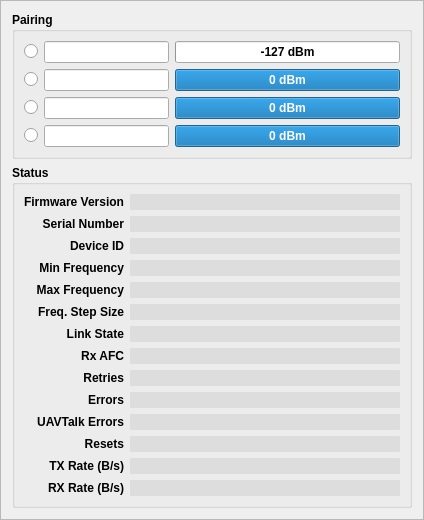
       <widget class="QFrame" name="frame_2">
        <property name="frameShape">
         <enum>QFrame::StyledPanel</enum>
        </property>
        <property name="frameShadow">
         <enum>QFrame::Raised</enum>
        </property>
        <layout class="QVBoxLayout" name="verticalLayout_2">
         <item>
          <widget class="QGroupBox" name="groupBox_2">
           <property name="font">
            <font>
             <weight>75</weight>
             <bold>true</bold>
            </font>
           </property>
           <property name="title">
            <string>Pairing</string>
           </property>
           <layout class="QGridLayout" name="gridLayout_3">
            <item row="0" column="0">
             <widget class="QRadioButton" name="PairSelect1">
              <property name="text">
               <string/>
              </property>
             </widget>
            </item>
            <item row="0" column="1" colspan="2">
             <widget class="QLineEdit" name="PairID1"/>
            </item>
            <item row="0" column="3">
             <widget class="QProgressBar" name="PairSignalStrength1">
              <property name="minimum">
               <number>-127</number>
              </property>
              <property name="maximum">
               <number>0</number>
              </property>
              <property name="value">
               <number>-127</number>
              </property>
              <property name="textVisible">
               <bool>true</bool>
              </property>
              <property name="format">
               <string>%v dBm</string>
              </property>
             </widget>
            </item>
            <item row="1" column="0">
             <widget class="QRadioButton" name="PairSelect2">
              <property name="text">
               <string/>
              </property>
             </widget>
            </item>
            <item row="1" column="1" colspan="2">
             <widget class="QLineEdit" name="PairID2"/>
            </item>
            <item row="1" column="3">
             <widget class="QProgressBar" name="PairSignalStrength2">
              <property name="minimum">
               <number>-127</number>
              </property>
              <property name="maximum">
               <number>0</number>
              </property>
              <property name="value">
               <number>0</number>
              </property>
              <property name="textVisible">
               <bool>true</bool>
              </property>
              <property name="format">
               <string>%v dBm</string>
              </property>
             </widget>
            </item>
            <item row="2" column="0">
             <widget class="QRadioButton" name="PairSelect3">
              <property name="text">
               <string/>
              </property>
             </widget>
            </item>
            <item row="2" column="1" colspan="2">
             <widget class="QLineEdit" name="PairID3"/>
            </item>
            <item row="2" column="3">
             <widget class="QProgressBar" name="PairSignalStrength3">
              <property name="minimum">
               <number>-127</number>
              </property>
              <property name="maximum">
               <number>0</number>
              </property>
              <property name="value">
               <number>0</number>
              </property>
              <property name="textVisible">
               <bool>true</bool>
              </property>
              <property name="format">
               <string>%v dBm</string>
              </property>
             </widget>
            </item>
            <item row="3" column="0">
             <widget class="QRadioButton" name="PairSelect4">
              <property name="text">
               <string/>
              </property>
             </widget>
            </item>
            <item row="3" column="1" colspan="2">
             <widget class="QLineEdit" name="PairID4"/>
            </item>
            <item row="3" column="3">
             <widget class="QProgressBar" name="PairSignalStrength4">
              <property name="minimum">
               <number>-127</number>
              </property>
              <property name="maximum">
               <number>0</number>
              </property>
              <property name="value">
               <number>0</number>
              </property>
              <property name="textVisible">
               <bool>true</bool>
              </property>
              <property name="format">
               <string>%v dBm</string>
              </property>
             </widget>
            </item>
           </layout>
          </widget>
         </item>
         <item>
          <widget class="QGroupBox" name="groupBox_3">
           <property name="minimumSize">
            <size>
             <width>400</width>
             <height>0</height>
            </size>
           </property>
           <property name="font">
            <font>
             <weight>75</weight>
             <bold>true</bold>
            </font>
           </property>
           <property name="title">
            <string>Status</string>
           </property>
           <layout class="QGridLayout" name="gridLayout_4">
            <item row="0" column="0">
             <widget class="QLabel" name="label_9">
              <property name="text">
               <string>Firmware Version</string>
              </property>
              <property name="alignment">
               <set>Qt::AlignRight|Qt::AlignTrailing|Qt::AlignVCenter</set>
              </property>
             </widget>
            </item>
            <item row="0" column="1">
             <widget class="QLineEdit" name="FirmwareVersion">
              <property name="font">
               <font>
                <weight>75</weight>
                <bold>true</bold>
               </font>
              </property>
              <property name="styleSheet">
               <string notr="true">QLineEdit {
  border: none;
  border-radius: 1px;
  padding: 0 8px;
  background: rgba(0, 0, 0, 16);
/*  background: transparent; */
/*     selection-background-color: darkgray;*/
}</string>
              </property>
              <property name="frame">
               <bool>false</bool>
              </property>
              <property name="readOnly">
               <bool>true</bool>
              </property>
             </widget>
            </item>
            <item row="2" column="0">
             <widget class="QLabel" name="label_2">
              <property name="text">
               <string>Serial Number</string>
              </property>
              <property name="alignment">
               <set>Qt::AlignRight|Qt::AlignTrailing|Qt::AlignVCenter</set>
              </property>
             </widget>
            </item>
            <item row="2" column="1">
             <widget class="QLineEdit" name="SerialNumber">
              <property name="sizePolicy">
               <sizepolicy hsizetype="Preferred" vsizetype="Fixed">
                <horstretch>0</horstretch>
                <verstretch>0</verstretch>
               </sizepolicy>
              </property>
              <property name="maximumSize">
               <size>
                <width>16777215</width>
                <height>16777215</height>
               </size>
              </property>
              <property name="font">
               <font>
                <weight>75</weight>
                <italic>false</italic>
                <bold>true</bold>
               </font>
              </property>
              <property name="acceptDrops">
               <bool>false</bool>
              </property>
              <property name="toolTip">
               <string>The modems serial number</string>
              </property>
              <property name="styleSheet">
               <string notr="true">QLineEdit {
  border: none;
  border-radius: 1px;
  padding: 0 8px;
  background: rgba(0, 0, 0, 16);
/*  background: transparent; */
/*     selection-background-color: darkgray;*/
}</string>
              </property>
              <property name="frame">
               <bool>true</bool>
              </property>
              <property name="alignment">
               <set>Qt::AlignLeading|Qt::AlignLeft|Qt::AlignVCenter</set>
              </property>
              <property name="readOnly">
               <bool>true</bool>
              </property>
             </widget>
            </item>
            <item row="4" column="0">
             <widget class="QLabel" name="label_3">
              <property name="text">
               <string>Min Frequency</string>
              </property>
              <property name="alignment">
               <set>Qt::AlignRight|Qt::AlignTrailing|Qt::AlignVCenter</set>
              </property>
             </widget>
            </item>
            <item row="4" column="1">
             <widget class="QLineEdit" name="MinFrequency">
              <property name="sizePolicy">
               <sizepolicy hsizetype="Preferred" vsizetype="Fixed">
                <horstretch>0</horstretch>
                <verstretch>0</verstretch>
               </sizepolicy>
              </property>
              <property name="maximumSize">
               <size>
                <width>16777215</width>
                <height>16777215</height>
               </size>
              </property>
              <property name="font">
               <font>
                <weight>75</weight>
                <bold>true</bold>
               </font>
              </property>
              <property name="toolTip">
               <string>The modems minimum allowed frequency</string>
              </property>
              <property name="styleSheet">
               <string notr="true">QLineEdit {
  border: none;
  border-radius: 1px;
  padding: 0 8px;
  background: rgba(0, 0, 0, 16);
/*  background: transparent; */
/*     selection-background-color: darkgray;*/
}</string>
              </property>
              <property name="alignment">
               <set>Qt::AlignLeading|Qt::AlignLeft|Qt::AlignVCenter</set>
              </property>
              <property name="readOnly">
               <bool>true</bool>
              </property>
             </widget>
            </item>
            <item row="5" column="0">
             <widget class="QLabel" name="label_4">
              <property name="text">
               <string>Max Frequency</string>
              </property>
              <property name="alignment">
               <set>Qt::AlignRight|Qt::AlignTrailing|Qt::AlignVCenter</set>
              </property>
             </widget>
            </item>
            <item row="5" column="1">
             <widget class="QLineEdit" name="MaxFrequency">
              <property name="sizePolicy">
               <sizepolicy hsizetype="Preferred" vsizetype="Fixed">
                <horstretch>0</horstretch>
                <verstretch>0</verstretch>
               </sizepolicy>
              </property>
              <property name="maximumSize">
               <size>
                <width>16777215</width>
                <height>16777215</height>
               </size>
              </property>
              <property name="font">
               <font>
                <weight>75</weight>
                <bold>true</bold>
               </font>
              </property>
              <property name="toolTip">
               <string>The modems maximum allowed frequency</string>
              </property>
              <property name="styleSheet">
               <string notr="true">QLineEdit {
  border: none;
  border-radius: 1px;
  padding: 0 8px;
  background: rgba(0, 0, 0, 16);
/*  background: transparent; */
/*     selection-background-color: darkgray;*/
}</string>
              </property>
              <property name="alignment">
               <set>Qt::AlignLeading|Qt::AlignLeft|Qt::AlignVCenter</set>
              </property>
              <property name="readOnly">
               <bool>true</bool>
              </property>
             </widget>
            </item>
            <item row="6" column="0">
             <widget class="QLabel" name="label_12">
              <property name="text">
               <string>Freq. Step Size</string>
              </property>
              <property name="alignment">
               <set>Qt::AlignRight|Qt::AlignTrailing|Qt::AlignVCenter</set>
              </property>
             </widget>
            </item>
            <item row="6" column="1">
             <widget class="QLineEdit" name="FrequencyStepSize">
              <property name="sizePolicy">
               <sizepolicy hsizetype="Preferred" vsizetype="Fixed">
                <horstretch>0</horstretch>
                <verstretch>0</verstretch>
               </sizepolicy>
              </property>
              <property name="maximumSize">
               <size>
                <width>16777215</width>
                <height>16777215</height>
               </size>
              </property>
              <property name="font">
               <font>
                <weight>75</weight>
                <bold>true</bold>
               </font>
              </property>
              <property name="toolTip">
               <string>The modems minimum frequency step size</string>
              </property>
              <property name="styleSheet">
               <string notr="true">QLineEdit {
  border: none;
  border-radius: 1px;
  padding: 0 8px;
  background: rgba(0, 0, 0, 16);
/*  background: transparent; */
/*     selection-background-color: darkgray;*/
}</string>
              </property>
              <property name="alignment">
               <set>Qt::AlignLeading|Qt::AlignLeft|Qt::AlignVCenter</set>
              </property>
              <property name="readOnly">
               <bool>true</bool>
              </property>
             </widget>
            </item>
            <item row="7" column="0">
             <widget class="QLabel" name="label_11">
              <property name="text">
               <string>Link State</string>
              </property>
              <property name="alignment">
               <set>Qt::AlignRight|Qt::AlignTrailing|Qt::AlignVCenter</set>
              </property>
             </widget>
            </item>
            <item row="7" column="1">
             <widget class="QLineEdit" name="LinkState">
              <property name="sizePolicy">
               <sizepolicy hsizetype="Preferred" vsizetype="Fixed">
                <horstretch>0</horstretch>
                <verstretch>0</verstretch>
               </sizepolicy>
              </property>
              <property name="maximumSize">
               <size>
                <width>16777215</width>
                <height>16777215</height>
               </size>
              </property>
              <property name="font">
               <font>
                <weight>75</weight>
                <bold>true</bold>
               </font>
              </property>
              <property name="toolTip">
               <string>The modems current state</string>
              </property>
              <property name="styleSheet">
               <string notr="true">QLineEdit {
  border: none;
  border-radius: 1px;
  padding: 0 8px;
  background: rgba(0, 0, 0, 16);
/*  background: transparent; */
/*     selection-background-color: darkgray;*/
}</string>
              </property>
              <property name="alignment">
               <set>Qt::AlignLeading|Qt::AlignLeft|Qt::AlignVCenter</set>
              </property>
              <property name="readOnly">
               <bool>true</bool>
              </property>
             </widget>
            </item>
            <item row="8" column="0">
             <widget class="QLabel" name="label_17">
              <property name="text">
               <string>Rx AFC</string>
              </property>
              <property name="alignment">
               <set>Qt::AlignRight|Qt::AlignTrailing|Qt::AlignVCenter</set>
              </property>
             </widget>
            </item>
            <item row="8" column="1">
             <widget class="QLineEdit" name="RxAFC">
              <property name="font">
               <font>
                <weight>75</weight>
                <bold>true</bold>
               </font>
              </property>
              <property name="styleSheet">
               <string notr="true">QLineEdit {
  border: none;
  border-radius: 1px;
  padding: 0 8px;
  background: rgba(0, 0, 0, 16);
/*  background: transparent; */
/*     selection-background-color: darkgray;*/
}</string>
              </property>
              <property name="readOnly">
               <bool>true</bool>
              </property>
             </widget>
            </item>
            <item row="9" column="0">
             <widget class="QLabel" name="label_18">
              <property name="text">
               <string>Retries</string>
              </property>
              <property name="alignment">
               <set>Qt::AlignRight|Qt::AlignTrailing|Qt::AlignVCenter</set>
              </property>
             </widget>
            </item>
            <item row="9" column="1">
             <widget class="QLineEdit" name="Retries">
              <property name="font">
               <font>
                <weight>75</weight>
                <bold>true</bold>
               </font>
              </property>
              <property name="styleSheet">
               <string notr="true">QLineEdit {
  border: none;
  border-radius: 1px;
  padding: 0 8px;
  background: rgba(0, 0, 0, 16);
/*  background: transparent; */
/*     selection-background-color: darkgray;*/
}</string>
              </property>
              <property name="frame">
               <bool>false</bool>
              </property>
              <property name="readOnly">
               <bool>true</bool>
              </property>
             </widget>
            </item>
            <item row="10" column="1">
             <widget class="QLineEdit" name="Errors">
              <property name="font">
               <font>
                <weight>75</weight>
                <bold>true</bold>
               </font>
              </property>
              <property name="styleSheet">
               <string notr="true">QLineEdit {
  border: none;
  border-radius: 1px;
  padding: 0 8px;
  background: rgba(0, 0, 0, 16);
/*  background: transparent; */
/*     selection-background-color: darkgray;*/
}</string>
              </property>
              <property name="frame">
               <bool>false</bool>
              </property>
              <property name="readOnly">
               <bool>true</bool>
              </property>
             </widget>
            </item>
            <item row="10" column="0">
             <widget class="QLabel" name="label_19">
              <property name="text">
               <string>Errors</string>
              </property>
              <property name="alignment">
               <set>Qt::AlignRight|Qt::AlignTrailing|Qt::AlignVCenter</set>
              </property>
             </widget>
            </item>
            <item row="11" column="0">
             <widget class="QLabel" name="UAVTalkErrorsLabel">
              <property name="text">
               <string>UAVTalk Errors</string>
              </property>
              <property name="alignment">
               <set>Qt::AlignRight|Qt::AlignTrailing|Qt::AlignVCenter</set>
              </property>
             </widget>
            </item>
            <item row="11" column="1">
             <widget class="QLineEdit" name="UAVTalkErrors">
              <property name="font">
               <font>
                <weight>75</weight>
                <bold>true</bold>
               </font>
              </property>
              <property name="styleSheet">
               <string notr="true">QLineEdit {
  border: none;
  border-radius: 1px;
  padding: 0 8px;
  background: rgba(0, 0, 0, 16);
/*  background: transparent; */
/*     selection-background-color: darkgray;*/
}</string>
              </property>
              <property name="frame">
               <bool>false</bool>
              </property>
              <property name="readOnly">
               <bool>true</bool>
              </property>
             </widget>
            </item>
            <item row="12" column="0">
             <widget class="QLabel" name="ResetsLabel">
              <property name="text">
               <string>Resets</string>
              </property>
              <property name="alignment">
               <set>Qt::AlignRight|Qt::AlignTrailing|Qt::AlignVCenter</set>
              </property>
             </widget>
            </item>
            <item row="12" column="1">
             <widget class="QLineEdit" name="Resets">
              <property name="font">
               <font>
                <weight>75</weight>
                <bold>true</bold>
               </font>
              </property>
              <property name="styleSheet">
               <string notr="true">QLineEdit {
  border: none;
  border-radius: 1px;
  padding: 0 8px;
  background: rgba(0, 0, 0, 16);
/*  background: transparent; */
/*     selection-background-color: darkgray;*/
}</string>
              </property>
              <property name="frame">
               <bool>false</bool>
              </property>
              <property name="readOnly">
               <bool>true</bool>
              </property>
             </widget>
            </item>
            <item row="13" column="0">
             <widget class="QLabel" name="TXRateLabel">
              <property name="text">
               <string>TX Rate (B/s)</string>
              </property>
              <property name="alignment">
               <set>Qt::AlignRight|Qt::AlignTrailing|Qt::AlignVCenter</set>
              </property>
             </widget>
            </item>
            <item row="13" column="1">
             <widget class="QLineEdit" name="TXRate">
              <property name="font">
               <font>
                <weight>75</weight>
                <bold>true</bold>
               </font>
              </property>
              <property name="styleSheet">
               <string notr="true">QLineEdit {
  border: none;
  border-radius: 1px;
  padding: 0 8px;
  background: rgba(0, 0, 0, 16);
/*  background: transparent; */
/*     selection-background-color: darkgray;*/
}</string>
              </property>
              <property name="frame">
               <bool>false</bool>
              </property>
              <property name="readOnly">
               <bool>true</bool>
              </property>
             </widget>
            </item>
            <item row="14" column="0">
             <widget class="QLabel" name="RXRateLabel">
              <property name="text">
               <string>RX Rate (B/s)</string>
              </property>
              <property name="alignment">
               <set>Qt::AlignRight|Qt::AlignTrailing|Qt::AlignVCenter</set>
              </property>
             </widget>
            </item>
            <item row="14" column="1">
             <widget class="QLineEdit" name="RXRate">
              <property name="font">
               <font>
                <weight>75</weight>
                <bold>true</bold>
               </font>
              </property>
              <property name="styleSheet">
               <string notr="true">QLineEdit {
  border: none;
  border-radius: 1px;
  padding: 0 8px;
  background: rgba(0, 0, 0, 16);
/*  background: transparent; */
/*     selection-background-color: darkgray;*/
}</string>
              </property>
              <property name="frame">
               <bool>false</bool>
              </property>
              <property name="readOnly">
               <bool>true</bool>
              </property>
             </widget>
            </item>
            <item row="3" column="1">
             <widget class="QLineEdit" name="DeviceID">
              <property name="font">
               <font>
                <weight>75</weight>
                <bold>true</bold>
               </font>
              </property>
              <property name="styleSheet">
               <string notr="true">QLineEdit {
  border: none;
  border-radius: 1px;
  padding: 0 8px;
  background: rgba(0, 0, 0, 16);
/*  background: transparent; */
/*     selection-background-color: darkgray;*/
}</string>
              </property>
              <property name="frame">
               <bool>false</bool>
              </property>
              <property name="readOnly">
               <bool>true</bool>
              </property>
             </widget>
            </item>
            <item row="3" column="0">
             <widget class="QLabel" name="label_20">
              <property name="text">
               <string>Device ID</string>
              </property>
              <property name="alignment">
               <set>Qt::AlignRight|Qt::AlignTrailing|Qt::AlignVCenter</set>
              </property>
             </widget>
            </item>
           </layout>
          </widget>
         </item>
        </layout>
       </widget>
